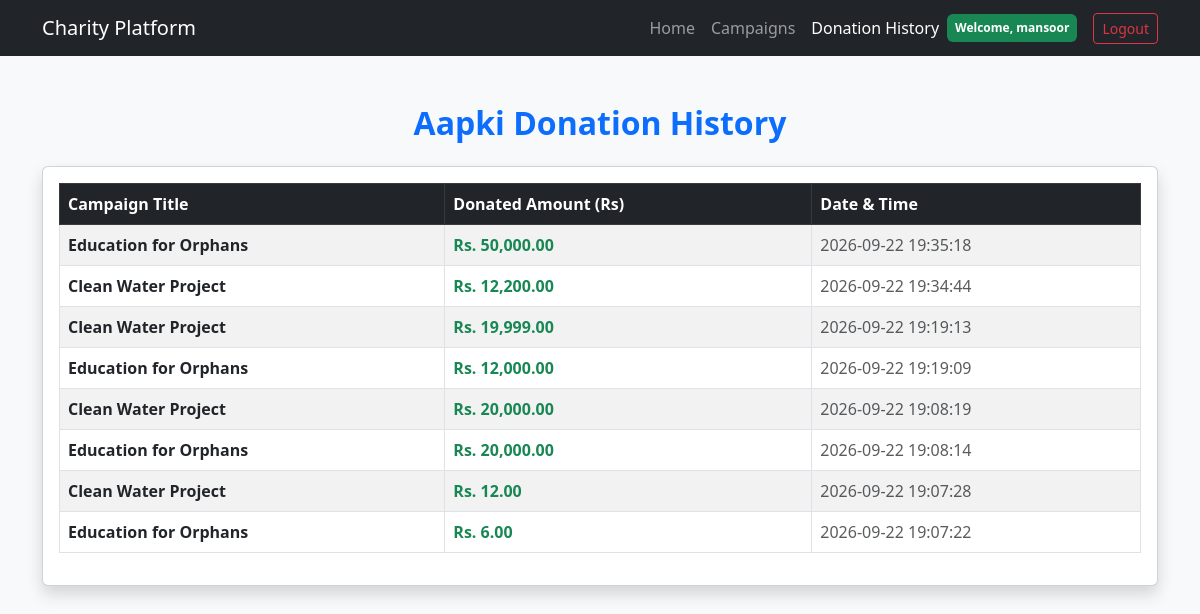
Screenshot of /my_donations.php (signed in) with the database file from the repository.
### tables this page shows
CREATE TABLE `donations` (
  `id` int(11) NOT NULL,
  `user_id` int(11) NOT NULL,
  `campaign_id` int(11) NOT NULL,
  `amount` decimal(10,2) NOT NULL,
  `donation_date` timestamp NOT NULL DEFAULT current_timestamp()
);

CREATE TABLE `campaigns` (
  `id` int(11) NOT NULL,
  `title` varchar(255) NOT NULL,
  `description` text NOT NULL,
  `goal_amount` decimal(10,2) NOT NULL,
  `raised_amount` decimal(10,2) DEFAULT 0.00,
  `status` enum('active','completed') DEFAULT 'active',
  `created_at` timestamp NOT NULL DEFAULT current_timestamp()
);

### my_donations.php (the view, shortened to what this page needs)
<?php
require 'db_connect.php';
$user_id = $_SESSION['user_id'];
$sql = "SELECT donations.amount, donations.donation_date, campaigns.title
        FROM donations
        JOIN campaigns ON donations.campaign_id = campaigns.id
        WHERE donations.user_id = '$user_id'
        ORDER BY donations.donation_date DESC";
$result = $conn->query($sql);
?>
<!DOCTYPE html>
<html lang="en">
<head>
    <link href="https://cdn.jsdelivr.net/npm/bootstrap@5.3.0/dist/css/bootstrap.min.css" rel="stylesheet">
</head>
<body class="bg-light">
    <nav class="navbar navbar-expand-lg navbar-dark bg-dark">
        <div class="container">
            <a class="navbar-brand" href="index.php">Charity Platform</a>
            <div>
                <ul class="navbar-nav ms-auto align-items-center">
                    <li class="nav-item"><a class="nav-link" href="index.php">Home</a></li>
                    <li class="nav-item"><a class="nav-link" href="campaigns.php">Campaigns</a></li>
                    <li class="nav-item"><a class="nav-link active" href="my_donations.php">Donation History</a></li>
                    <li class="nav-item text-white me-3">
                        <span class="badge bg-success p-2">Welcome, <?php echo htmlspecialchars($_SESSION['user_name']); ?></span>
                    </li>
                    <li class="nav-item"><a class="btn btn-outline-danger btn-sm" href="logout.php">Logout</a></li>
                </ul>
            </div>
        </div>
    </nav>
    <div class="container mt-5">
        <h2 class="text-center mb-4 text-primary fw-bold">Aapki Donation History</h2>
        <div class="card shadow">
            <div class="card-body">
                <?php if ($result->num_rows > 0): ?>
                    <div class="table-responsive">
                        <table class="table table-bordered table-striped align-middle">
                            <thead class="table-dark">
                                <tr>
                                    <th>Campaign Title</th>
                                    <th>Donated Amount (Rs)</th>
                                    <th>Date & Time</th>
                                </tr>
                            </thead>
                            <tbody>
                                <?php while($row = $result->fetch_assoc()): ?>
                                    <tr>
                                        <td class="fw-bold"><?php echo htmlspecialchars($row['title']); ?></td>
                                        <td class="text-success fw-bold">Rs. <?php echo number_format($row['amount'], 2); ?></td>
                                        <td class="text-muted"><?php echo $row['donation_date']; ?></td>
                                    </tr>
                                <?php endwhile; ?>
                            </tbody>
                        </table>
                    </div>
                <?php endif; ?>
            </div>
        </div>
    </div>
</body>
</html>

### rows the page displays
donations: campaign.title "Education for Orphans", amount "50,000.00", donation_date "2026-09-22 19:35:18"
donations: campaign.title "Clean Water Project", amount "12,200.00", donation_date "2026-09-22 19:34:44"
donations: campaign.title "Clean Water Project", amount "19,999.00", donation_date "2026-09-22 19:19:13"
donations: campaign.title "Education for Orphans", amount "12,000.00", donation_date "2026-09-22 19:19:09"
donations: campaign.title "Clean Water Project", amount "20,000.00", donation_date "2026-09-22 19:08:19"
donations: campaign.title "Education for Orphans", amount "20,000.00", donation_date "2026-09-22 19:08:14"
donations: campaign.title "Clean Water Project", amount "12.00", donation_date "2026-09-22 19:07:28"
donations: campaign.title "Education for Orphans", amount "6.00", donation_date "2026-09-22 19:07:22"

### other values shown
$_SESSION['user_name'] "mansoor"
